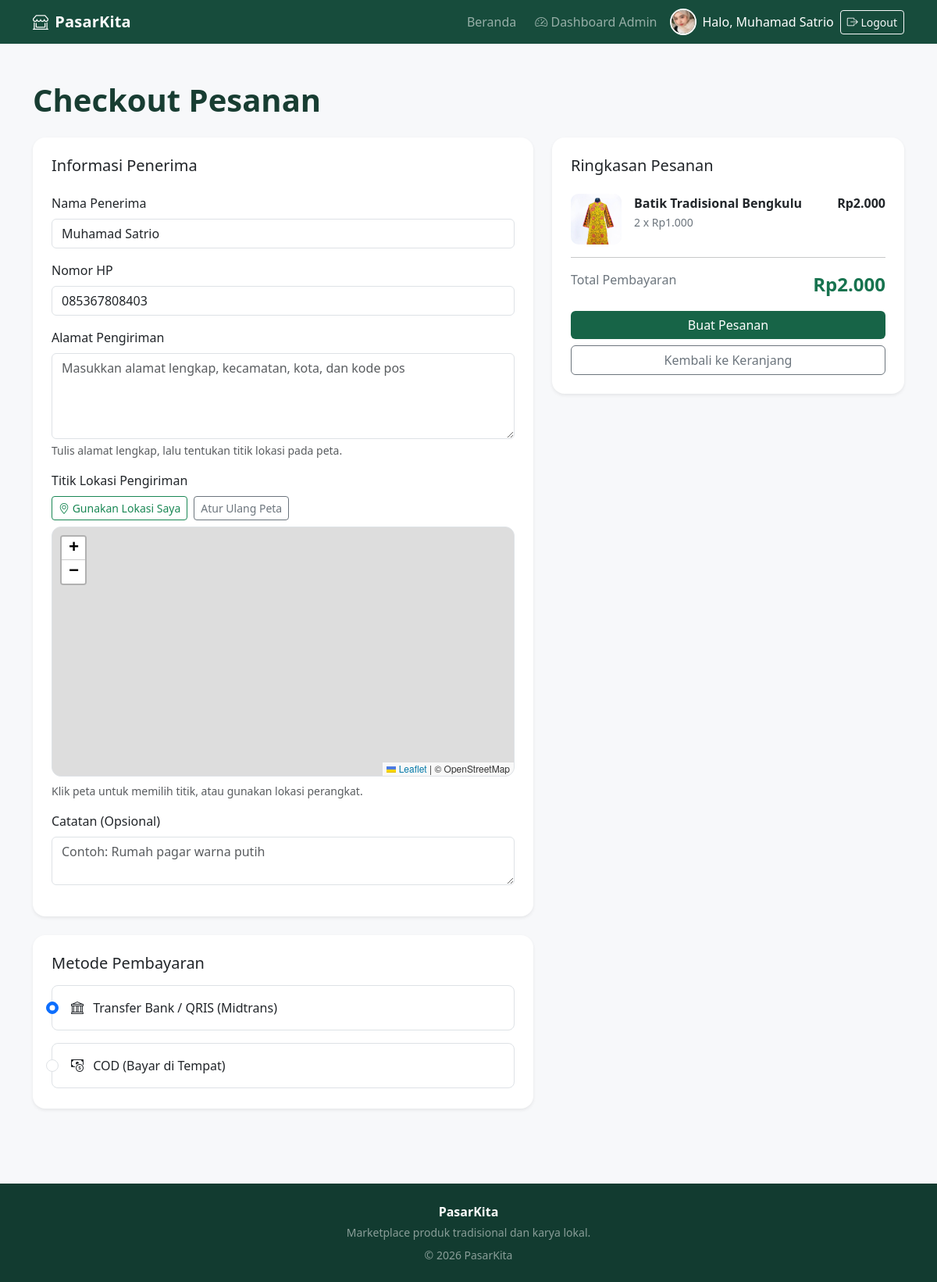
The app's page /checkout.php (signed in) with its own data.
### tables this page shows
CREATE TABLE `products` (
  `id_produk` int(10) UNSIGNED NOT NULL,
  `id_user` int(10) UNSIGNED NOT NULL,
  `id_kategori` int(10) UNSIGNED NOT NULL,
  `nama_produk` varchar(150) NOT NULL,
  `deskripsi` text DEFAULT NULL,
  `harga` decimal(12,2) UNSIGNED NOT NULL DEFAULT 0.00,
  `stok` int(10) UNSIGNED NOT NULL DEFAULT 0,
  `gambar` varchar(255) DEFAULT NULL,
  `status` enum('aktif','nonaktif') NOT NULL DEFAULT 'aktif',
  `created_at` timestamp NOT NULL DEFAULT current_timestamp(),
  `updated_at` timestamp NULL DEFAULT NULL ON UPDATE current_timestamp()
);

### checkout.php (the view, shortened to what this page needs)
<?php
require_once "config/database.php";
$modeBeliSekarang = !empty($_SESSION['mode_beli_sekarang']) && !empty($_SESSION['keranjang_beli_sekarang']);
$keranjang = $modeBeliSekarang ? $_SESSION['keranjang_beli_sekarang'] : ($_SESSION['keranjang'] ?? []);
$items = [];
$total = 0;
$ids = array_map('intval', array_keys($keranjang));
$placeholders = implode(',', array_fill(0, count($ids), '?'));
$types = str_repeat('i', count($ids));
$stmt = $conn->prepare(
    "SELECT id_produk, nama_produk, harga, stok, gambar
     FROM products
     WHERE status = 'aktif'
     AND id_produk IN ($placeholders)"
);
$stmt->bind_param($types, ...$ids);
$stmt->execute();
$result = $stmt->get_result();
while ($produk = $result->fetch_assoc()) {
    $id = (int)$produk['id_produk'];
    $jumlah = (int)$keranjang[$id];
    $produk['jumlah'] = $jumlah;
    $produk['subtotal'] = $jumlah * (float)$produk['harga'];
    $total += $produk['subtotal'];
    $items[] = $produk;
}
require "includes/header.php";
?>
<div class="container py-5">
    <h1 class="section-title mb-4">Checkout Pesanan</h1>
<form action="proses_checkout.php" method="POST">
        <div class="row g-4">
            <div class="col-lg-7">
                <div class="card border-0 shadow-sm rounded-4 mb-4">
                    <div class="card-body p-4">
                        <h5 class="mb-4">Informasi Penerima</h5>
                        <div class="mb-3">
                            <label class="form-label">Nama Penerima</label>
                            <input
                                type="text"
                                name="nama_penerima"
                                class="form-control"
                                maxlength="100"
                                value="<?= htmlspecialchars($user['nama']) ?>"
                                required
                            >
                        </div>
                        <div class="mb-3">
                            <label class="form-label">Nomor HP</label>
                            <input
                                type="tel"
                                name="no_hp_penerima"
                                class="form-control"
                                maxlength="20"
                                value="<?= htmlspecialchars($user['no_hp'] ?? '') ?>"
                                required
                            >
                        </div>
                        <div class="mb-3">
                            <label class="form-label">Alamat Pengiriman</label>
                            <textarea
                                name="alamat_pengiriman"
                                id="alamat_pengiriman"
                                class="form-control"
                                rows="4"
                                required
                                placeholder="Masukkan alamat lengkap, kecamatan, kota, dan kode pos"
                            ></textarea>
                            <div class="form-text">Tulis alamat lengkap, lalu tentukan titik lokasi pada peta.</div>
                        </div>
                        <div class="mb-3">
                            <label class="form-label">Titik Lokasi Pengiriman</label>
                            <div class="d-flex flex-wrap gap-2 mb-2">
                                <button type="button" class="btn btn-outline-success btn-sm" id="btnLokasiSaya">
                                    <i class="bi bi-geo-alt"></i> Gunakan Lokasi Saya
                                </button>
                                <button type="button" class="btn btn-outline-secondary btn-sm" id="btnResetPeta">
                                    Atur Ulang Peta
                                </button>
                            </div>
                            <div id="petaPengiriman" style="height:320px;border-radius:12px;overflow:hidden;border:1px solid #dee2e6"></div>
                            <div class="form-text mt-2" id="statusLokasi">Klik peta untuk memilih titik, atau gunakan lokasi perangkat.</div>
                        </div>
                        <div class="mb-3">
                            <label class="form-label">Catatan (Opsional)</label>
                            <textarea
                                name="catatan"
                                class="form-control"
                                rows="2"
                                placeholder="Contoh: Rumah pagar warna putih"
                            ></textarea>
                        </div>
                    </div>
                </div>
                <div class="card border-0 shadow-sm rounded-4">
                    <div class="card-body p-4">
                        <h5 class="mb-3">Metode Pembayaran</h5>
                        <div class="form-check border rounded-3 p-3 mb-3">
                            <input
                                class="form-check-input"
                                type="radio"
                                name="metode"
                                id="transfer_bank"
                                value="transfer_bank"
                                checked
                                required
                            >
                            <label class="form-check-label ms-2" for="transfer_bank">
                                <i class="bi bi-bank me-2"></i>
                               Transfer Bank / QRIS (Midtrans)
                            </label>
                        </div>
                        <div class="form-check border rounded-3 p-3">
                            <input
                                class="form-check-input"
                                type="radio"
                                name="metode"
                                id="cod"
                                value="cod"
                                required
                            >
                            <label class="form-check-label ms-2" for="cod">
                                <i class="bi bi-cash-coin me-2"></i>
                                COD (Bayar di Tempat)
                            </label>
                        </div>
                    </div>
                </div>
            </div>
            <div class="col-lg-5">
                <div class="card border-0 shadow-sm rounded-4">
                    <div class="card-body p-4">
                        <h5 class="mb-4">Ringkasan Pesanan</h5>
                        <?php foreach ($items as $item): ?>
                            <div class="d-flex gap-3 mb-3">
                                <img
                                    src="<?= htmlspecialchars($item['gambar'] ?: 'https://placehold.co/100x100?text=Produk') ?>"
                                    alt=""
                                    width="65"
                                    height="65"
                                    style="object-fit:cover;border-radius:10px"
                                >
                                <div class="flex-grow-1">
                                    <div class="fw-semibold">
                                        <?= htmlspecialchars($item['nama_produk']) ?>
                                    </div>
                                    <small class="text-secondary">
                                        <?= $item['jumlah'] ?> x
                                        Rp<?= number_format((float)$item['harga'], 0, ',', '.') ?>
                                    </small>
                                </div>
                                <div class="fw-semibold">
                                    Rp<?= number_format((float)$item['subtotal'], 0, ',', '.') ?>
                                </div>
                            </div>
                        <?php endforeach; ?>
                        <hr>
                        <div class="d-flex justify-content-between mb-3">
                            <span class="text-secondary">Total Pembayaran</span>
                            <span class="price fs-4">
                                Rp<?= number_format($total, 0, ',', '.') ?>
                            </span>
                        </div>
                        <button type="submit" class="btn btn-pasar w-100">
                            Buat Pesanan
                        </button>
                        <a href="keranjang.php"
                           class="btn btn-outline-secondary w-100 mt-2">
                            Kembali ke Keranjang
                        </a>
                    </div>
                </div>
            </div>
        </div>
    </form>
</div>
<link rel="stylesheet" href="https://unpkg.com/leaflet@1.9.4/dist/leaflet.css">
<?php require "includes/footer.php"; ?>

### assets/css/style.css (style rules this page uses)
body { background: #f7f8fa; color: #243044; }
.section-title { font-weight: 800; color: #183d32; }
.price { color: #17734f; font-weight: 800; }
.btn-pasar { background: #176447; color: #fff; border: 0; }

### records on screen
products: gambar (picture), nama_produk "Batik Tradisional Bengkulu", stok "2", harga "1.000", subtotal "2.000"

### other values on screen
$user['nama'] "Muhamad Satrio"
$total "2.000"
